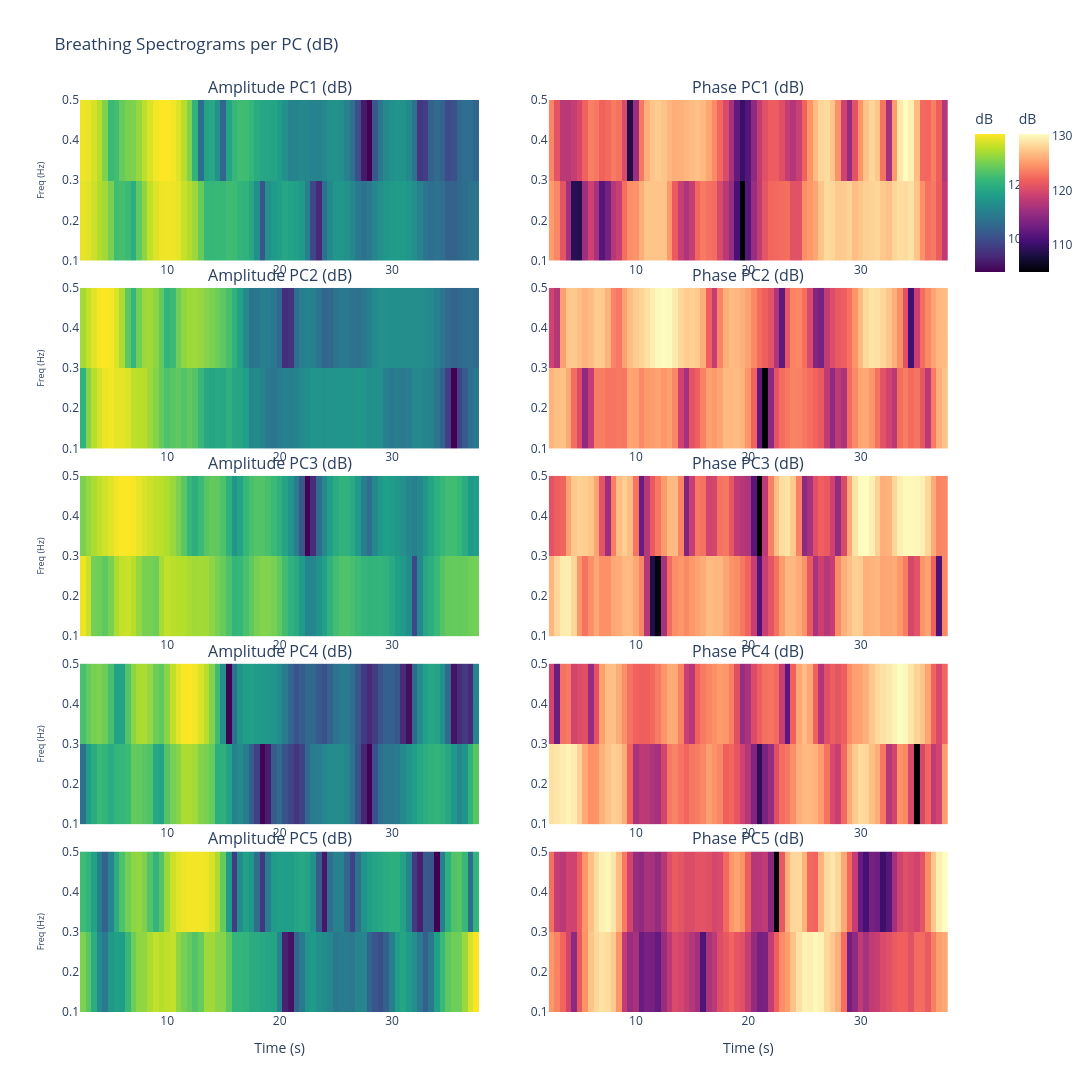

Notebook code cell kept with this figure:
### Markdown cell above
## Visualize Output

### Code cell
import plotly.graph_objects as go
from plotly.subplots import make_subplots
import numpy as np

colors_pc = ['royalblue', 'darkorange', 'green', 'red', 'purple',
             'brown', 'pink', 'gray', 'olive', 'cyan']

# ============================================================
# PLOT 1: Spectrogram heatmap cho từng PC (Amplitude + Phase, dB)
# ============================================================
fig1 = make_subplots(rows=N_COMPONENTS, cols=2,
                     subplot_titles=[t for i in range(N_COMPONENTS)
                                     for t in (f'Amplitude PC{i+1} (dB)',
                                               f'Phase PC{i+1} (dB)')],
                     vertical_spacing=0.03, horizontal_spacing=0.08)

for i in range(N_COMPONENTS):
    # Amplitude Spectrogram (dB)
    fig1.add_trace(go.Heatmap(
        z=breath_spec_amp_dB[i], x=spec_times, y=breath_freqs,
        colorscale='Viridis', colorbar=dict(title='dB', len=1/N_COMPONENTS, y=1 - (i+0.5)/N_COMPONENTS),
        showscale=(i == 0), name=f'Amp PC{i+1}'
    ), row=i+1, col=1)

    # Phase Spectrogram (dB)
    fig1.add_trace(go.Heatmap(
        z=breath_spec_phs_dB[i], x=spec_times, y=breath_freqs,
        colorscale='Magma', colorbar=dict(title='dB', len=1/N_COMPONENTS, y=1 - (i+0.5)/N_COMPONENTS, x=1.07),
        showscale=(i == 0), name=f'Phs PC{i+1}'
    ), row=i+1, col=2)

    fig1.update_yaxes(title_text='Freq (Hz)', row=i+1, col=1, title_font_size=9)

fig1.update_xaxes(title_text='Time (s)', row=N_COMPONENTS, col=1)
fig1.update_xaxes(title_text='Time (s)', row=N_COMPONENTS, col=2)
fig1.update_layout(height=350*N_COMPONENTS, width=1800, showlegend=False,
                   template='plotly_white',
                   title_text='Breathing Spectrograms per PC (dB)')
fig1.show()

# ============================================================
# PLOT 2: Tổng hợp — Mean Power theo thời gian & tần số
# ============================================================
fig2 = make_subplots(rows=2, cols=2,
                     subplot_titles=[
                         'Amplitude — Mean Breathing Power over Time',
                         'Phase — Mean Breathing Power over Time',
                         'Amplitude — Mean Breathing Spectrum',
                         'Phase — Mean Breathing Spectrum',
                     ])

for i in range(N_COMPONENTS):
    # Mean power over time (amplitude)
    mean_power_t = np.mean(breath_spec_amp_dB[i], axis=0)
    fig2.add_trace(go.Scatter(x=spec_times, y=mean_power_t, mode='lines',
                               line=dict(color=colors_pc[i], width=1.2), opacity=0.8,
                               name=f'PC{i+1}', legendgroup='amp_t',
                               showlegend=True), row=1, col=1)

    # Mean power over time (phase)
    mean_power_t = np.mean(breath_spec_phs_dB[i], axis=0)
    fig2.add_trace(go.Scatter(x=spec_times, y=mean_power_t, mode='lines',
                               line=dict(color=colors_pc[i], width=1.2), opacity=0.8,
                               name=f'PC{i+1}', legendgroup='phs_t',
                               showlegend=False), row=1, col=2)

    # Mean power over frequency (amplitude)
    mean_power_f = np.mean(breath_spec_amp_dB[i], axis=1)
    fig2.add_trace(go.Scatter(x=breath_freqs, y=mean_power_f, mode='lines',
                               line=dict(color=colors_pc[i], width=1.5), opacity=0.8,
                               name=f'PC{i+1}', legendgroup='amp_f',
                               showlegend=False), row=2, col=1)

    # Mean power over frequency (phase)
    mean_power_f = np.mean(breath_spec_phs_dB[i], axis=1)
    fig2.add_trace(go.Scatter(x=breath_freqs, y=mean_power_f, mode='lines',
                               line=dict(color=colors_pc[i], width=1.5), opacity=0.8,
                               name=f'PC{i+1}', legendgroup='phs_f',
                               showlegend=False), row=2, col=2)

fig2.update_xaxes(title_text='Time (s)', row=1, col=1)
fig2.update_xaxes(title_text='Time (s)', row=1, col=2)
fig2.update_xaxes(title_text='Frequency (Hz)', row=2, col=1)
fig2.update_xaxes(title_text='Frequency (Hz)', row=2, col=2)
fig2.update_yaxes(title_text='Mean Power (dB)', row=1, col=1)
fig2.update_yaxes(title_text='Mean Power (dB)', row=1, col=2)
fig2.update_yaxes(title_text='Mean Power (dB)', row=2, col=1)
fig2.update_yaxes(title_text='Mean Power (dB)', row=2, col=2)
fig2.update_layout(height=800, width=1600, template='plotly_white')
fig2.show()

# ============================================================
# PLOT 3: CNN Input Tensor preview (combined channels)
# ============================================================
fig3 = make_subplots(rows=2, cols=N_COMPONENTS,
                     subplot_titles=[f'Amp PC{i+1}' for i in range(N_COMPONENTS)]
                                    + [f'Phs PC{i+1}' for i in range(N_COMPONENTS)],
                     vertical_spacing=0.12, horizontal_spacing=0.04)

for i in range(N_COMPONENTS):
    # Amplitude channel
    fig3.add_trace(go.Heatmap(
        z=cnn_input_combined[i], x=spec_times, y=breath_freqs,
        colorscale='Viridis', showscale=False
    ), row=1, col=i+1)

    # Phase channel
    fig3.add_trace(go.Heatmap(
        z=cnn_input_combined[N_COMPONENTS + i], x=spec_times, y=breath_freqs,
        colorscale='Magma', showscale=False
    ), row=2, col=i+1)

    if i == 0:
        fig3.update_yaxes(title_text='Freq (Hz)', row=1, col=1)
        fig3.update_yaxes(title_text='Freq (Hz)', row=2, col=1)
    fig3.update_xaxes(title_text='Time (s)', row=2, col=i+1)

fig3.update_layout(
    height=500, width=350*N_COMPONENTS, showlegend=False,
    template='plotly_white',
    title_text=f'CNN Input Tensor — {cnn_input_combined.shape[0]} channels × '
               f'{cnn_input_combined.shape[1]} freq × {cnn_input_combined.shape[2]} time (dB)')
fig3.show()

# ============================================================
# Thống kê
# ============================================================
print(f"\n{'='*60}")
print("SPECTROGRAM STATISTICS (Breathing Band, dB)")
print(f"{'='*60}")
for i in range(N_COMPONENTS):
    print(f"\nPC{i+1}:")
    print(f"  Amplitude dB — min: {np.min(breath_spec_amp_dB[i]):.1f}, "
          f"max: {np.max(breath_spec_amp_dB[i]):.1f}, "
          f"mean: {np.mean(breath_spec_amp_dB[i]):.1f}")
    print(f"  Phase dB    — min: {np.min(breath_spec_phs_dB[i]):.1f}, "
          f"max: {np.max(breath_spec_phs_dB[i]):.1f}, "
          f"mean: {np.mean(breath_spec_phs_dB[i]):.1f}")

print(f"\n{'='*60}")
print(f"Spectrogram params: window={WINDOW} {NPERSEG/FS:.0f}s, "
      f"overlap={NOVERLAP/NPERSEG*100:.0f}%, hop={NPERSEG-NOVERLAP} samples")
print(f"CNN tensor shape: {cnn_input_combined.shape}")
print(f"{'='*60}")

### Figure 1 — Plotly figure (JSON) as saved in the notebook; plotly's stock layout.template omitted (floating-point values rounded to 4 significant figures; data arrays with more than 128 entries replaced by an {"elided": "..."} marker saying what was removed)
{"data": [{"colorbar": {"len": 0.2, "title": {"text": "dB"}, "y": 0.9}, "colorscale": [[0, "#440154"], [0.1111, "#482878"], [0.2222, "#3e4989"], [0.3333, "#31688e"], [0.4444, "#26828e"], [0.5556, "#1f9e89"], [0.6667, "#35b779"], [0.7778, "#6ece58"], [0.8889, "#b5de2b"], [1, "#fde725"]], "name": "Amp PC1", "showscale": true, "type": "heatmap", "x": [2.5, 3.0, 3.5, 4.0, 4.5, 5.0, 5.5, 6.0, 6.5, 7.0, 7.5, 8.0, 8.5, 9.0, 9.5, 10.0, 10.5, 11.0, 11.5, 12.0, 12.5, 13.0, 13.5, 14.0, 14.5, 15.0, 15.5, 16.0, 16.5, 17.0, 17.5, 18.0, 18.5, 19.0, 19.5, 20.0, 20.5, 21.0, 21.5, 22.0, 22.5, 23.0, 23.5, 24.0, 24.5, 25.0, 25.5, 26.0, 26.5, 27.0, 27.5, 28.0, 28.5, 29.0, 29.5, 30.0, 30.5, 31.0, 31.5, 32.0, 32.5, 33.0, 33.5, 34.0, 34.5, 35.0, 35.5, 36.0, 36.5, 37.0, 37.5], "xaxis": "x", "y": [0.2, 0.4], "yaxis": "y", "z": {"elided": "2x71 float values"}}, {"colorbar": {"len": 0.2, "title": {"text": "dB"}, "x": 1.07, "y": 0.9}, "colorscale": [[0, "#000004"], [0.1111, "#180f3d"], [0.2222, "#440f76"], [0.3333, "#721f81"], [0.4444, "#9e2f7f"], [0.5556, "#cd4071"], [0.6667, "#f1605d"], [0.7778, "#fd9668"], [0.8889, "#feca8d"], [1, "#fcfdbf"]], "name": "Phs PC1", "showscale": true, "type": "heatmap", "x": [2.5, 3.0, 3.5, 4.0, 4.5, 5.0, 5.5, 6.0, 6.5, 7.0, 7.5, 8.0, 8.5, 9.0, 9.5, 10.0, 10.5, 11.0, 11.5, 12.0, 12.5, 13.0, 13.5, 14.0, 14.5, 15.0, 15.5, 16.0, 16.5, 17.0, 17.5, 18.0, 18.5, 19.0, 19.5, 20.0, 20.5, 21.0, 21.5, 22.0, 22.5, 23.0, 23.5, 24.0, 24.5, 25.0, 25.5, 26.0, 26.5, 27.0, 27.5, 28.0, 28.5, 29.0, 29.5, 30.0, 30.5, 31.0, 31.5, 32.0, 32.5, 33.0, 33.5, 34.0, 34.5, 35.0, 35.5, 36.0, 36.5, 37.0, 37.5], "xaxis": "x2", "y": [0.2, 0.4], "yaxis": "y2", "z": {"elided": "2x71 float values"}}, {"colorbar": {"len": 0.2, "title": {"text": "dB"}, "y": 0.7}, "colorscale": [[0, "#440154"], [0.1111, "#482878"], [0.2222, "#3e4989"], [0.3333, "#31688e"], [0.4444, "#26828e"], [0.5556, "#1f9e89"], [0.6667, "#35b779"], [0.7778, "#6ece58"], [0.8889, "#b5de2b"], [1, "#fde725"]], "name": "Amp PC2", "showscale": false, "type": "heatmap", "x": [2.5, 3.0, 3.5, 4.0, 4.5, 5.0, 5.5, 6.0, 6.5, 7.0, 7.5, 8.0, 8.5, 9.0, 9.5, 10.0, 10.5, 11.0, 11.5, 12.0, 12.5, 13.0, 13.5, 14.0, 14.5, 15.0, 15.5, 16.0, 16.5, 17.0, 17.5, 18.0, 18.5, 19.0, 19.5, 20.0, 20.5, 21.0, 21.5, 22.0, 22.5, 23.0, 23.5, 24.0, 24.5, 25.0, 25.5, 26.0, 26.5, 27.0, 27.5, 28.0, 28.5, 29.0, 29.5, 30.0, 30.5, 31.0, 31.5, 32.0, 32.5, 33.0, 33.5, 34.0, 34.5, 35.0, 35.5, 36.0, 36.5, 37.0, 37.5], "xaxis": "x3", "y": [0.2, 0.4], "yaxis": "y3", "z": {"elided": "2x71 float values"}}, {"colorbar": {"len": 0.2, "title": {"text": "dB"}, "x": 1.07, "y": 0.7}, "colorscale": [[0, "#000004"], [0.1111, "#180f3d"], [0.2222, "#440f76"], [0.3333, "#721f81"], [0.4444, "#9e2f7f"], [0.5556, "#cd4071"], [0.6667, "#f1605d"], [0.7778, "#fd9668"], [0.8889, "#feca8d"], [1, "#fcfdbf"]], "name": "Phs PC2", "showscale": false, "type": "heatmap", "x": [2.5, 3.0, 3.5, 4.0, 4.5, 5.0, 5.5, 6.0, 6.5, 7.0, 7.5, 8.0, 8.5, 9.0, 9.5, 10.0, 10.5, 11.0, 11.5, 12.0, 12.5, 13.0, 13.5, 14.0, 14.5, 15.0, 15.5, 16.0, 16.5, 17.0, 17.5, 18.0, 18.5, 19.0, 19.5, 20.0, 20.5, 21.0, 21.5, 22.0, 22.5, 23.0, 23.5, 24.0, 24.5, 25.0, 25.5, 26.0, 26.5, 27.0, 27.5, 28.0, 28.5, 29.0, 29.5, 30.0, 30.5, 31.0, 31.5, 32.0, 32.5, 33.0, 33.5, 34.0, 34.5, 35.0, 35.5, 36.0, 36.5, 37.0, 37.5], "xaxis": "x4", "y": [0.2, 0.4], "yaxis": "y4", "z": {"elided": "2x71 float values"}}, {"colorbar": {"len": 0.2, "title": {"text": "dB"}, "y": 0.5}, "colorscale": [[0, "#440154"], [0.1111, "#482878"], [0.2222, "#3e4989"], [0.3333, "#31688e"], [0.4444, "#26828e"], [0.5556, "#1f9e89"], [0.6667, "#35b779"], [0.7778, "#6ece58"], [0.8889, "#b5de2b"], [1, "#fde725"]], "name": "Amp PC3", "showscale": false, "type": "heatmap", "x": [2.5, 3.0, 3.5, 4.0, 4.5, 5.0, 5.5, 6.0, 6.5, 7.0, 7.5, 8.0, 8.5, 9.0, 9.5, 10.0, 10.5, 11.0, 11.5, 12.0, 12.5, 13.0, 13.5, 14.0, 14.5, 15.0, 15.5, 16.0, 16.5, 17.0, 17.5, 18.0, 18.5, 19.0, 19.5, 20.0, 20.5, 21.0, 21.5, 22.0, 22.5, 23.0, 23.5, 24.0, 24.5, 25.0, 25.5, 26.0, 26.5, 27.0, 27.5, 28.0, 28.5, 29.0, 29.5, 30.0, 30.5, 31.0, 31.5, 32.0, 32.5, 33.0, 33.5, 34.0, 34.5, 35.0, 35.5, 36.0, 36.5, 37.0, 37.5], "xaxis": "x5", "y": [0.2, 0.4], "yaxis": "y5", "z": {"elided": "2x71 float values"}}, {"colorbar": {"len": 0.2, "title": {"text": "dB"}, "x": 1.07, "y": 0.5}, "colorscale": [[0, "#000004"], [0.1111, "#180f3d"], [0.2222, "#440f76"], [0.3333, "#721f81"], [0.4444, "#9e2f7f"], [0.5556, "#cd4071"], [0.6667, "#f1605d"], [0.7778, "#fd9668"], [0.8889, "#feca8d"], [1, "#fcfdbf"]], "name": "Phs PC3", "showscale": false, "type": "heatmap", "x": [2.5, 3.0, 3.5, 4.0, 4.5, 5.0, 5.5, 6.0, 6.5, 7.0, 7.5, 8.0, 8.5, 9.0, 9.5, 10.0, 10.5, 11.0, 11.5, 12.0, 12.5, 13.0, 13.5, 14.0, 14.5, 15.0, 15.5, 16.0, 16.5, 17.0, 17.5, 18.0, 18.5, 19.0, 19.5, 20.0, 20.5, 21.0, 21.5, 22.0, 22.5, 23.0, 23.5, 24.0, 24.5, 25.0, 25.5, 26.0, 26.5, 27.0, 27.5, 28.0, 28.5, 29.0, 29.5, 30.0, 30.5, 31.0, 31.5, 32.0, 32.5, 33.0, 33.5, 34.0, 34.5, 35.0, 35.5, 36.0, 36.5, 37.0, 37.5], "xaxis": "x6", "y": [0.2, 0.4], "yaxis": "y6", "z": {"elided": "2x71 float values"}}, {"colorbar": {"len": 0.2, "title": {"text": "dB"}, "y": 0.3}, "colorscale": [[0, "#440154"], [0.1111, "#482878"], [0.2222, "#3e4989"], [0.3333, "#31688e"], [0.4444, "#26828e"], [0.5556, "#1f9e89"], [0.6667, "#35b779"], [0.7778, "#6ece58"], [0.8889, "#b5de2b"], [1, "#fde725"]], "name": "Amp PC4", "showscale": false, "type": "heatmap", "x": [2.5, 3.0, 3.5, 4.0, 4.5, 5.0, 5.5, 6.0, 6.5, 7.0, 7.5, 8.0, 8.5, 9.0, 9.5, 10.0, 10.5, 11.0, 11.5, 12.0, 12.5, 13.0, 13.5, 14.0, 14.5, 15.0, 15.5, 16.0, 16.5, 17.0, 17.5, 18.0, 18.5, 19.0, 19.5, 20.0, 20.5, 21.0, 21.5, 22.0, 22.5, 23.0, 23.5, 24.0, 24.5, 25.0, 25.5, 26.0, 26.5, 27.0, 27.5, 28.0, 28.5, 29.0, 29.5, 30.0, 30.5, 31.0, 31.5, 32.0, 32.5, 33.0, 33.5, 34.0, 34.5, 35.0, 35.5, 36.0, 36.5, 37.0, 37.5], "xaxis": "x7", "y": [0.2, 0.4], "yaxis": "y7", "z": {"elided": "2x71 float values"}}, {"colorbar": {"len": 0.2, "title": {"text": "dB"}, "x": 1.07, "y": 0.3}, "colorscale": [[0, "#000004"], [0.1111, "#180f3d"], [0.2222, "#440f76"], [0.3333, "#721f81"], [0.4444, "#9e2f7f"], [0.5556, "#cd4071"], [0.6667, "#f1605d"], [0.7778, "#fd9668"], [0.8889, "#feca8d"], [1, "#fcfdbf"]], "name": "Phs PC4", "showscale": false, "type": "heatmap", "x": [2.5, 3.0, 3.5, 4.0, 4.5, 5.0, 5.5, 6.0, 6.5, 7.0, 7.5, 8.0, 8.5, 9.0, 9.5, 10.0, 10.5, 11.0, 11.5, 12.0, 12.5, 13.0, 13.5, 14.0, 14.5, 15.0, 15.5, 16.0, 16.5, 17.0, 17.5, 18.0, 18.5, 19.0, 19.5, 20.0, 20.5, 21.0, 21.5, 22.0, 22.5, 23.0, 23.5, 24.0, 24.5, 25.0, 25.5, 26.0, 26.5, 27.0, 27.5, 28.0, 28.5, 29.0, 29.5, 30.0, 30.5, 31.0, 31.5, 32.0, 32.5, 33.0, 33.5, 34.0, 34.5, 35.0, 35.5, 36.0, 36.5, 37.0, 37.5], "xaxis": "x8", "y": [0.2, 0.4], "yaxis": "y8", "z": {"elided": "2x71 float values"}}, {"colorbar": {"len": 0.2, "title": {"text": "dB"}, "y": 0.1}, "colorscale": [[0, "#440154"], [0.1111, "#482878"], [0.2222, "#3e4989"], [0.3333, "#31688e"], [0.4444, "#26828e"], [0.5556, "#1f9e89"], [0.6667, "#35b779"], [0.7778, "#6ece58"], [0.8889, "#b5de2b"], [1, "#fde725"]], "name": "Amp PC5", "showscale": false, "type": "heatmap", "x": [2.5, 3.0, 3.5, 4.0, 4.5, 5.0, 5.5, 6.0, 6.5, 7.0, 7.5, 8.0, 8.5, 9.0, 9.5, 10.0, 10.5, 11.0, 11.5, 12.0, 12.5, 13.0, 13.5, 14.0, 14.5, 15.0, 15.5, 16.0, 16.5, 17.0, 17.5, 18.0, 18.5, 19.0, 19.5, 20.0, 20.5, 21.0, 21.5, 22.0, 22.5, 23.0, 23.5, 24.0, 24.5, 25.0, 25.5, 26.0, 26.5, 27.0, 27.5, 28.0, 28.5, 29.0, 29.5, 30.0, 30.5, 31.0, 31.5, 32.0, 32.5, 33.0, 33.5, 34.0, 34.5, 35.0, 35.5, 36.0, 36.5, 37.0, 37.5], "xaxis": "x9", "y": [0.2, 0.4], "yaxis": "y9", "z": {"elided": "2x71 float values"}}, {"colorbar": {"len": 0.2, "title": {"text": "dB"}, "x": 1.07, "y": 0.1}, "colorscale": [[0, "#000004"], [0.1111, "#180f3d"], [0.2222, "#440f76"], [0.3333, "#721f81"], [0.4444, "#9e2f7f"], [0.5556, "#cd4071"], [0.6667, "#f1605d"], [0.7778, "#fd9668"], [0.8889, "#feca8d"], [1, "#fcfdbf"]], "name": "Phs PC5", "showscale": false, "type": "heatmap", "x": [2.5, 3.0, 3.5, 4.0, 4.5, 5.0, 5.5, 6.0, 6.5, 7.0, 7.5, 8.0, 8.5, 9.0, 9.5, 10.0, 10.5, 11.0, 11.5, 12.0, 12.5, 13.0, 13.5, 14.0, 14.5, 15.0, 15.5, 16.0, 16.5, 17.0, 17.5, 18.0, 18.5, 19.0, 19.5, 20.0, 20.5, 21.0, 21.5, 22.0, 22.5, 23.0, 23.5, 24.0, 24.5, 25.0, 25.5, 26.0, 26.5, 27.0, 27.5, 28.0, 28.5, 29.0, 29.5, 30.0, 30.5, 31.0, 31.5, 32.0, 32.5, 33.0, 33.5, 34.0, 34.5, 35.0, 35.5, 36.0, 36.5, 37.0, 37.5], "xaxis": "x10", "y": [0.2, 0.4], "yaxis": "y10", "z": {"elided": "2x71 float values"}}], "layout": {"annotations": [{"font": {"size": 16}, "showarrow": false, "text": "Amplitude PC1 (dB)", "x": 0.23, "xanchor": "center", "xref": "paper", "y": 1, "yanchor": "bottom", "yref": "paper"}, {"font": {"size": 16}, "showarrow": false, "text": "Phase PC1 (dB)", "x": 0.77, "xanchor": "center", "xref": "paper", "y": 1, "yanchor": "bottom", "yref": "paper"}, {"font": {"size": 16}, "showarrow": false, "text": "Amplitude PC2 (dB)", "x": 0.23, "xanchor": "center", "xref": "paper", "y": 0.794, "yanchor": "bottom", "yref": "paper"}, {"font": {"size": 16}, "showarrow": false, "text": "Phase PC2 (dB)", "x": 0.77, "xanchor": "center", "xref": "paper", "y": 0.794, "yanchor": "bottom", "yref": "paper"}, {"font": {"size": 16}, "showarrow": false, "text": "Amplitude PC3 (dB)", "x": 0.23, "xanchor": "center", "xref": "paper", "y": 0.588, "yanchor": "bottom", "yref": "paper"}, {"font": {"size": 16}, "showarrow": false, "text": "Phase PC3 (dB)", "x": 0.77, "xanchor": "center", "xref": "paper", "y": 0.588, "yanchor": "bottom", "yref": "paper"}, {"font": {"size": 16}, "showarrow": false, "text": "Amplitude PC4 (dB)", "x": 0.23, "xanchor": "center", "xref": "paper", "y": 0.382, "yanchor": "bottom", "yref": "paper"}, {"font": {"size": 16}, "showarrow": false, "text": "Phase PC4 (dB)", "x": 0.77, "xanchor": "center", "xref": "paper", "y": 0.382, "yanchor": "bottom", "yref": "paper"}, {"font": {"size": 16}, "showarrow": false, "text": "Amplitude PC5 (dB)", "x": 0.23, "xanchor": "center", "xref": "paper", "y": 0.176, "yanchor": "bottom", "yref": "paper"}, {"font": {"size": 16}, "showarrow": false, "text": "Phase PC5 (dB)", "x": 0.77, "xanchor": "center", "xref": "paper", "y": 0.176, "yanchor": "bottom", "yref": "paper"}], "height": 1750, "showlegend": false, "title": {"text": "Breathing Spectrograms per PC (dB)"}, "width": 1800, "xaxis": {"anchor": "y", "domain": [0, 0.46]}, "xaxis10": {"anchor": "y10", "domain": [0.54, 1], "title": {"text": "Time (s)"}}, "xaxis2": {"anchor": "y2", "domain": [0.54, 1]}, "xaxis3": {"anchor": "y3", "domain": [0, 0.46]}, "xaxis4": {"anchor": "y4", "domain": [0.54, 1]}, "xaxis5": {"anchor": "y5", "domain": [0, 0.46]}, "xaxis6": {"anchor": "y6", "domain": [0.54, 1]}, "xaxis7": {"anchor": "y7", "domain": [0, 0.46]}, "xaxis8": {"anchor": "y8", "domain": [0.54, 1]}, "xaxis9": {"anchor": "y9", "domain": [0, 0.46], "title": {"text": "Time (s)"}}, "yaxis": {"anchor": "x", "domain": [0.824, 1], "title": {"font": {"size": 9}, "text": "Freq (Hz)"}}, "yaxis10": {"anchor": "x10", "domain": [0, 0.176]}, "yaxis2": {"anchor": "x2", "domain": [0.824, 1]}, "yaxis3": {"anchor": "x3", "domain": [0.618, 0.794], "title": {"font": {"size": 9}, "text": "Freq (Hz)"}}, "yaxis4": {"anchor": "x4", "domain": [0.618, 0.794]}, "yaxis5": {"anchor": "x5", "domain": [0.412, 0.588], "title": {"font": {"size": 9}, "text": "Freq (Hz)"}}, "yaxis6": {"anchor": "x6", "domain": [0.412, 0.588]}, "yaxis7": {"anchor": "x7", "domain": [0.206, 0.382], "title": {"font": {"size": 9}, "text": "Freq (Hz)"}}, "yaxis8": {"anchor": "x8", "domain": [0.206, 0.382]}, "yaxis9": {"anchor": "x9", "domain": [0, 0.176], "title": {"font": {"size": 9}, "text": "Freq (Hz)"}}}}
